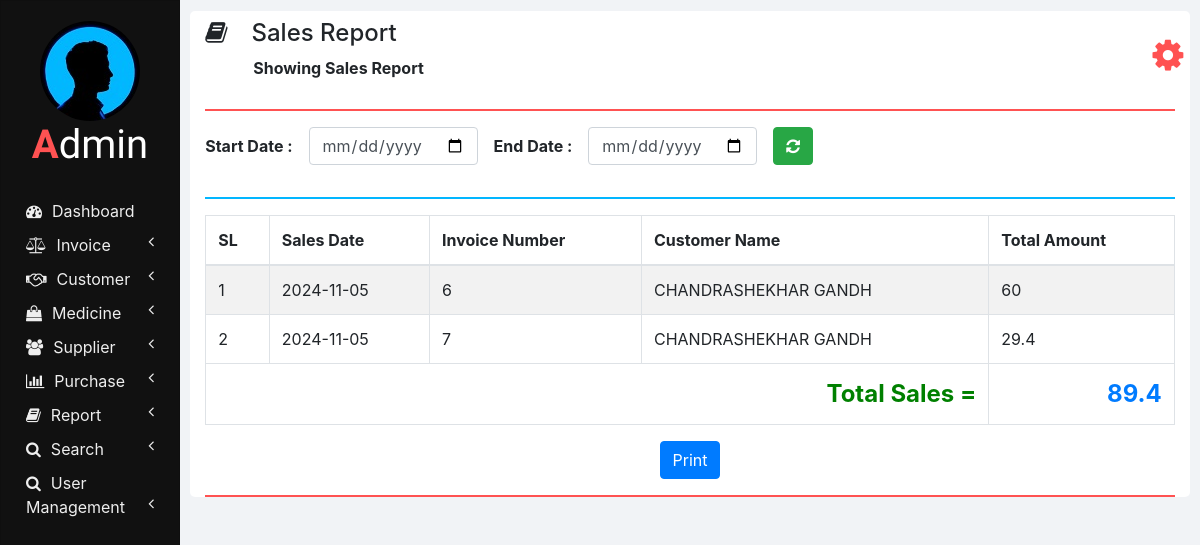
Page /sales_report.php (signed in) on the earlier database version.
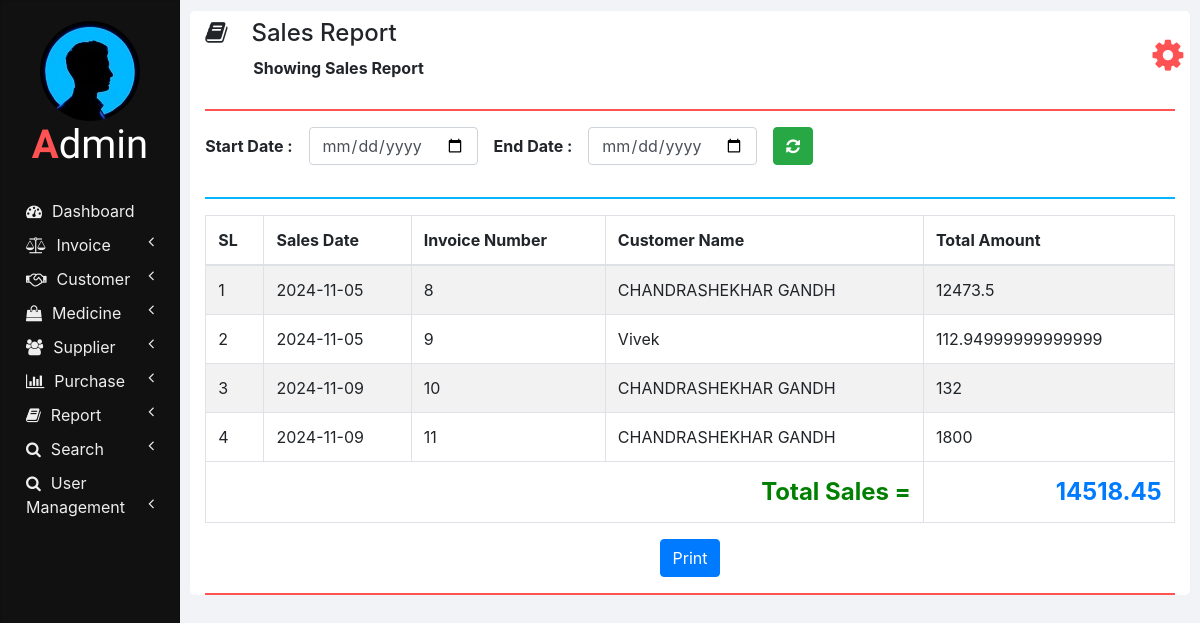
Same page on the later database version.
### tables this page shows
CREATE TABLE `invoices` (
  `INVOICE_ID` int(11) NOT NULL,
  `NET_TOTAL` double NOT NULL DEFAULT 0,
  `INVOICE_DATE` date DEFAULT NULL,
  `CUSTOMER_ID` int(11) NOT NULL,
  `TOTAL_AMOUNT` double NOT NULL,
  `TOTAL_DISCOUNT` double NOT NULL
);

CREATE TABLE `customers` (
  `ID` int(11) NOT NULL,
  `NAME` varchar(20) NOT NULL,
  `AGE` int(11) NOT NULL,
  `DATE_OF_BIRTH` varchar(100) NOT NULL,
  `CONTACT_NUMBER` bigint(20) NOT NULL,
  `ALTERNATIVE_NUMBER` bigint(20) NOT NULL,
  `FATHER_NAME` varchar(20) NOT NULL,
  `FATHER_OCCUPATION` varchar(100) NOT NULL,
  `MOTHER_NAME` varchar(20) NOT NULL,
  `MOTHER_OCCUPATION` varchar(100) NOT NULL,
  `ADDRESS1` varchar(100) NOT NULL,
  `ADDRESS2` varchar(100) NOT NULL,
  `ADHAR_CARD_NUMBER` varchar(100) NOT NULL,
  `GIVEN_CARD` varchar(100) NOT NULL,
  `DISTRICT` varchar(100) NOT NULL,
  `TALUK` varchar(100) NOT NULL,
  `VILLEGE` varchar(100) NOT NULL,
  `DOCTOR_NAME` varchar(100) DEFAULT NULL
);

### php/report.php (the view, shortened to what this page needs)
  <?php
function showSales($start_date, $end_date) {
  ?>
  <thead>
    <tr>
      <th>SL</th>
      <th>Sales Date</th>
      <th>Invoice Number</th>
      <th>Customer Name</th>
      <th>Total Amount</th>
    </tr>
  </thead>
  <tbody>
  <?php
  require "db_connection.php";
  if($con) {
    $seq_no = 0;
    $total = 0;
    if($start_date == "" || $end_date == "")
      $query = "SELECT * FROM invoices INNER JOIN customers ON invoices.CUSTOMER_ID = customers.ID";
    else
      $query = "SELECT * FROM invoices INNER JOIN customers ON invoices.CUSTOMER_ID = customers.ID WHERE INVOICE_DATE BETWEEN '$start_date' AND '$end_date'";
    $result = mysqli_query($con, $query);
    while($row = mysqli_fetch_array($result)) {
      $seq_no++;
      showSalesRow($seq_no, $row);
      $total = $total + $row['NET_TOTAL'];
    }
    ?>
    </tbody>
    <tfoot class="font-weight-bold">
      <tr style="text-align: right; font-size: 24px;">
        <td colspan="4" style="color: green;">&nbsp;Total Sales =</td>
        <td class="text-primary"><?php echo $total; ?></td>
      </tr>
    </tfoot>
    <?php
  }
}
function showSalesRow($seq_no, $row) {
  ?>
  <tr>
    <td><?php echo $seq_no; ?></td>
    <td><?php echo $row['INVOICE_DATE']; ?></td>
    <td><?php echo $row['INVOICE_ID']; ?></td>
    <td><?php echo $row['NAME']; ?></td>
    <td><?php echo $row['NET_TOTAL'] ?></td>
  </tr>
  <?php
}
?>

Differences in the rows shown:
removed invoices: seq_no "1", INVOICE_DATE "2024-11-05", INVOICE_ID "6", CUSTOMER_ID.NAME "CHANDRASHEKHAR GANDH", NET_TOTAL "60"
removed invoices: seq_no "2", INVOICE_DATE "2024-11-05", INVOICE_ID "7", CUSTOMER_ID.NAME "CHANDRASHEKHAR GANDH", NET_TOTAL "29.4"
added invoices: seq_no "1", INVOICE_DATE "2024-11-05", INVOICE_ID "8", CUSTOMER_ID.NAME "CHANDRASHEKHAR GANDH", NET_TOTAL "12473.5"
added invoices: seq_no "2", INVOICE_DATE "2024-11-05", INVOICE_ID "9", CUSTOMER_ID.NAME "Vivek", NET_TOTAL "112.94999999999999"
added invoices: seq_no "3", INVOICE_DATE "2024-11-09", INVOICE_ID "10", CUSTOMER_ID.NAME "CHANDRASHEKHAR GANDH", NET_TOTAL "132"
added invoices: seq_no "4", INVOICE_DATE "2024-11-09", INVOICE_ID "11", CUSTOMER_ID.NAME "CHANDRASHEKHAR GANDH", NET_TOTAL "1800"
Other differences:
$total: "89.4" → "14518.45"
